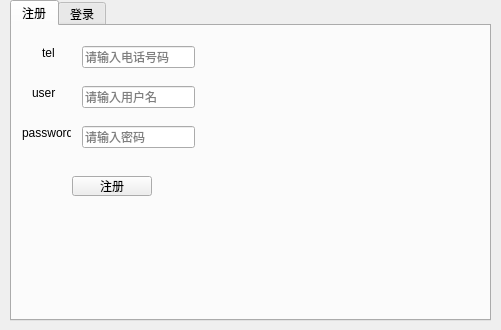
<?xml version="1.0" encoding="UTF-8"?>
<ui version="4.0">
 <class>login</class>
 <widget class="QWidget" name="login">
  <property name="geometry">
   <rect>
    <x>0</x>
    <y>0</y>
    <width>501</width>
    <height>330</height>
   </rect>
  </property>
  <property name="windowTitle">
   <string>Form</string>
  </property>
  <widget class="QTabWidget" name="tabWidget">
   <property name="geometry">
    <rect>
     <x>10</x>
     <y>0</y>
     <width>481</width>
     <height>321</height>
    </rect>
   </property>
   <property name="currentIndex">
    <number>0</number>
   </property>
   <widget class="QWidget" name="tab">
    <attribute name="title">
     <string>注册</string>
    </attribute>
    <widget class="QLabel" name="label">
     <property name="geometry">
      <rect>
       <x>30</x>
       <y>20</y>
       <width>49</width>
       <height>14</height>
      </rect>
     </property>
     <property name="text">
      <string>tel</string>
     </property>
    </widget>
    <widget class="QLineEdit" name="lineEdit_rtel">
     <property name="geometry">
      <rect>
       <x>70</x>
       <y>20</y>
       <width>113</width>
       <height>22</height>
      </rect>
     </property>
     <property name="placeholderText">
      <string>请输入电话号码</string>
     </property>
    </widget>
    <widget class="QLineEdit" name="lineEdit_ruser">
     <property name="geometry">
      <rect>
       <x>70</x>
       <y>60</y>
       <width>113</width>
       <height>22</height>
      </rect>
     </property>
     <property name="placeholderText">
      <string>请输入用户名</string>
     </property>
    </widget>
    <widget class="QLineEdit" name="lineEdit_rpassword">
     <property name="geometry">
      <rect>
       <x>70</x>
       <y>100</y>
       <width>113</width>
       <height>22</height>
      </rect>
     </property>
     <property name="echoMode">
      <enum>QLineEdit::Password</enum>
     </property>
     <property name="placeholderText">
      <string>请输入密码</string>
     </property>
    </widget>
    <widget class="QLabel" name="label_2">
     <property name="geometry">
      <rect>
       <x>20</x>
       <y>60</y>
       <width>49</width>
       <height>14</height>
      </rect>
     </property>
     <property name="text">
      <string>user</string>
     </property>
    </widget>
    <widget class="QLabel" name="label_3">
     <property name="geometry">
      <rect>
       <x>10</x>
       <y>100</y>
       <width>49</width>
       <height>14</height>
      </rect>
     </property>
     <property name="text">
      <string>password</string>
     </property>
    </widget>
    <widget class="QPushButton" name="pushButton">
     <property name="geometry">
      <rect>
       <x>60</x>
       <y>150</y>
       <width>80</width>
       <height>20</height>
      </rect>
     </property>
     <property name="text">
      <string>注册</string>
     </property>
    </widget>
   </widget>
   <widget class="QWidget" name="tab_2">
    <attribute name="title">
     <string>登录</string>
    </attribute>
    <widget class="QLabel" name="label_7">
     <property name="geometry">
      <rect>
       <x>20</x>
       <y>50</y>
       <width>49</width>
       <height>14</height>
      </rect>
     </property>
     <property name="text">
      <string>user</string>
     </property>
    </widget>
    <widget class="QLineEdit" name="lineEdit_luser">
     <property name="geometry">
      <rect>
       <x>70</x>
       <y>50</y>
       <width>251</width>
       <height>31</height>
      </rect>
     </property>
     <property name="placeholderText">
      <string>请输入用户名</string>
     </property>
    </widget>
    <widget class="QLineEdit" name="lineEdit_lpassword">
     <property name="geometry">
      <rect>
       <x>70</x>
       <y>90</y>
       <width>251</width>
       <height>31</height>
      </rect>
     </property>
     <property name="echoMode">
      <enum>QLineEdit::Password</enum>
     </property>
     <property name="placeholderText">
      <string>请输入密码</string>
     </property>
    </widget>
    <widget class="QLabel" name="label_8">
     <property name="geometry">
      <rect>
       <x>10</x>
       <y>90</y>
       <width>49</width>
       <height>14</height>
      </rect>
     </property>
     <property name="text">
      <string>password</string>
     </property>
    </widget>
    <widget class="QPushButton" name="pushButton_3">
     <property name="geometry">
      <rect>
       <x>70</x>
       <y>150</y>
       <width>131</width>
       <height>41</height>
      </rect>
     </property>
     <property name="text">
      <string>登录</string>
     </property>
    </widget>
   </widget>
  </widget>
 </widget>
 <resources/>
 <connections/>
</ui>
